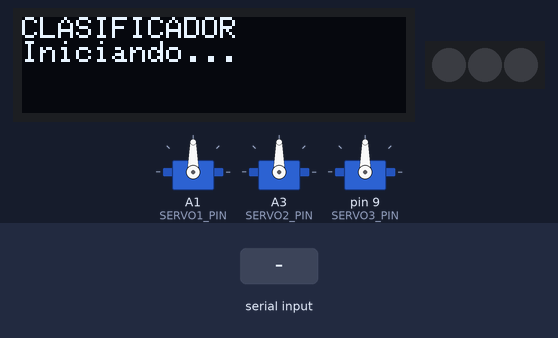
This sketch was run on a simulated Arduino Uno, built with avr-gcc and run on an emulated ATmega328P. Parts: 128×32 one-colour display, 3 RGB LEDs in strip order, left to right, 3 × servo. The inputs (shaded band) are chosen by the test bench. What the sketch prints to the serial monitor is not drawn.

Above: at 3.1 s.
At 5.2 s:
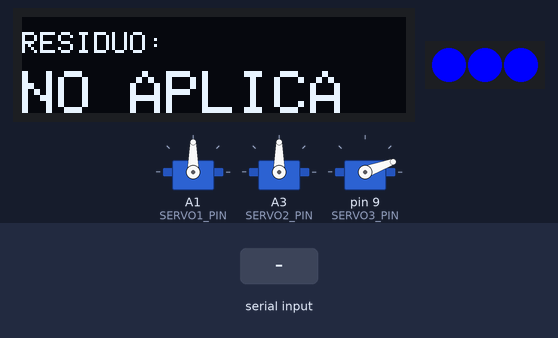
5.3 s: "0" received over Serial
At 6.5 s:
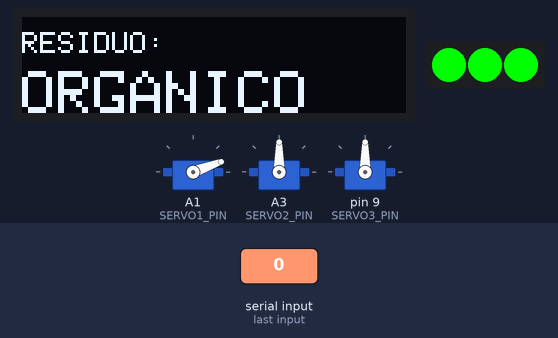
6.8 s: "1" received over Serial
At 7.8 s:
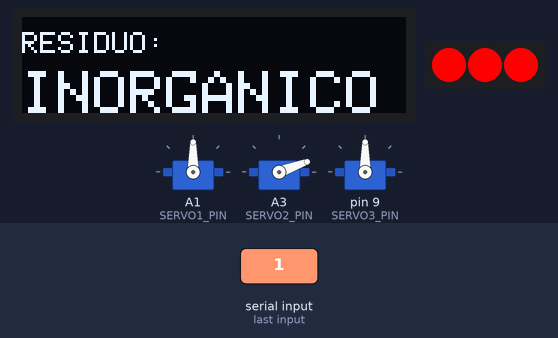
8.3 s: "2" received over Serial
At 8.9 s:
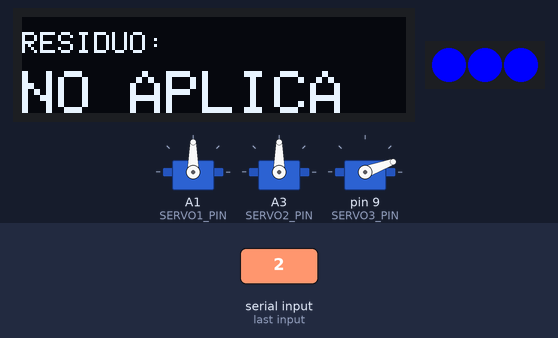
Timing chart, 0 to 11.3 s (numbered marks = the images above; inputs shaded):
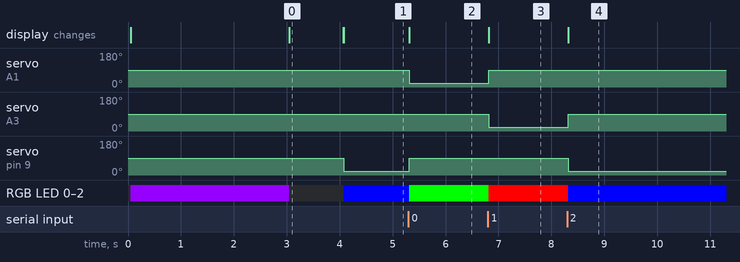

Measured:
- after the input at 5.3 s, servo on A1 (SERVO1_PIN): 90° → 20° at once; servo on pin 9 (SERVO3_PIN): 20° → 90° at once; RGB LED 0–2: RGB(0, 0, 255) → RGB(0, 255, 0) at once; the display: changes at once (image 2)
- after the input at 6.8 s, servo on A1 (SERVO1_PIN): 20° → 90° at once; servo on A3 (SERVO2_PIN): 90° → 20° at once; RGB LED 0–2: RGB(0, 255, 0) → RGB(255, 0, 0) at once; the display: changes at once (image 3)
- after the input at 8.3 s, servo on A3 (SERVO2_PIN): 20° → 90° at once; servo on pin 9 (SERVO3_PIN): 90° → 20° at once; RGB LED 0–2: RGB(255, 0, 0) → RGB(0, 0, 255) at once; the display: changes at once (image 4)
- what the display in image 0 shows lasts 1.1 s, from 3.0 s to 4.1 s

The sketch:

Clasificador_Residuos_Arduino.ino
```cpp
/*
=========================================================
 CLASIFICADOR DE RESIDUOS - OLED + NEOPIXELS
 Autor: Daniel Ramos
 Universidad CESMAG
=========================================================
*/

// =====================================================
// LIBRERÍAS
// =====================================================

#include <Adafruit_GFX.h>
#include <Adafruit_SSD1306.h>

#include <Adafruit_NeoPixel.h>

#include <Servo.h>

#include <Wire.h>

// =====================================================
// OLED 128x32
// =====================================================

#define SCREEN_WIDTH 128
#define SCREEN_HEIGHT 32

#define OLED_RESET -1

Adafruit_SSD1306 display(
  SCREEN_WIDTH,
  SCREEN_HEIGHT,
  &Wire,
  OLED_RESET
);

// =====================================================
// NEOPIXELS
// =====================================================

// PRUEBA ESTOS PINES SI NO FUNCIONA:
// 14
// 16
// 48

#define LED_PIN 13

#define NUM_LEDS 3

Adafruit_NeoPixel pixels(
  NUM_LEDS,
  LED_PIN,
  NEO_GRB + NEO_KHZ800
);

// =====================================================
// SERVOS
// =====================================================

Servo servo1;
Servo servo2;
Servo servo3;

#define SERVO1_PIN A1
#define SERVO2_PIN A3
#define SERVO3_PIN 9

// =====================================================
// VARIABLES
// =====================================================

char result = '2';

char previousResult = 'X';

// =====================================================
// SETUP
// =====================================================

void setup() {

  Serial.begin(9600);

  // ===================================================
  // OLED
  // ===================================================

  if (!display.begin(SSD1306_SWITCHCAPVCC, 0x3C)) {

    Serial.println("OLED NO DETECTADA");

    while (true);
  }

  display.clearDisplay();

  display.setTextSize(1);

  display.setTextColor(SSD1306_WHITE);

  display.setCursor(0, 0);

  display.println("CLASIFICADOR");

  display.println("Iniciando...");

  display.display();

  // ===================================================
  // NEOPIXELS
  // ===================================================

  pixels.begin();

  pixels.clear();

  pixels.show();

  // ==========================================
  // PRUEBA INICIAL MORADO
  // ==========================================

  setColor(150, 0, 255);

  delay(3000);

  pixels.clear();

  pixels.show();

  // ===================================================
  // SERVOS
  // ===================================================

  servo1.attach(SERVO1_PIN);

  servo2.attach(SERVO2_PIN);

  servo3.attach(SERVO3_PIN);

  servo1.write(90);

  servo2.write(90);

  servo3.write(90);

  delay(1000);

  showMessage("Sistema listo", "Esperando...");
}

// =====================================================
// LOOP
// =====================================================

void loop() {

  // ==========================================
  // RECIBIR SERIAL
  // ==========================================

  if (Serial.available() > 0) {

    result = Serial.read();

    Serial.println(result);
  }

  // ==========================================
  // SOLO SI CAMBIA
  // ==========================================

  if (result != previousResult) {

    switch (result) {

      // ======================================
      // ORGÁNICO
      // ======================================

      case '0':

        setColor(0, 255, 0);

        showMessage(
          "RESIDUO:",
          "ORGANICO"
        );

        servo1.write(20);

        servo2.write(90);

        servo3.write(90);

        break;

      // ======================================
      // INORGÁNICO
      // ======================================

      case '1':

        setColor(255, 0, 0);

        showMessage(
          "RESIDUO:",
          "INORGANICO"
        );

        servo1.write(90);

        servo2.write(20);

        servo3.write(90);

        break;

      // ======================================
      // NO APLICA
      // ======================================

      case '2':

        setColor(0, 0, 255);

        showMessage(
          "RESIDUO:",
          "NO APLICA"
        );

        servo1.write(90);

        servo2.write(90);

        servo3.write(20);

        break;

      // ======================================
      // DEFAULT
      // ======================================

      default:

        setColor(80, 80, 80);

        showMessage(
          "Esperando",
          "deteccion..."
        );

        servo1.write(90);

        servo2.write(90);

        servo3.write(90);

        break;
    }

    previousResult = result;
  }
}

// =====================================================
// FUNCIÓN OLED
// =====================================================

void showMessage(String line1, String line2) {

  display.clearDisplay();

  display.setTextSize(1);

  display.setTextColor(SSD1306_WHITE);

  display.setCursor(0, 5);

  display.println(line1);

  display.setTextSize(2);

  display.setCursor(0, 18);

  display.println(line2);

  display.display();
}

// =====================================================
// FUNCIÓN NEOPIXELS
// =====================================================

void setColor(int r, int g, int b) {

  for (int i = 0; i < NUM_LEDS; i++) {

    pixels.setPixelColor(
      i,
      pixels.Color(r, g, b)
    );
  }

  pixels.show();
}
```
